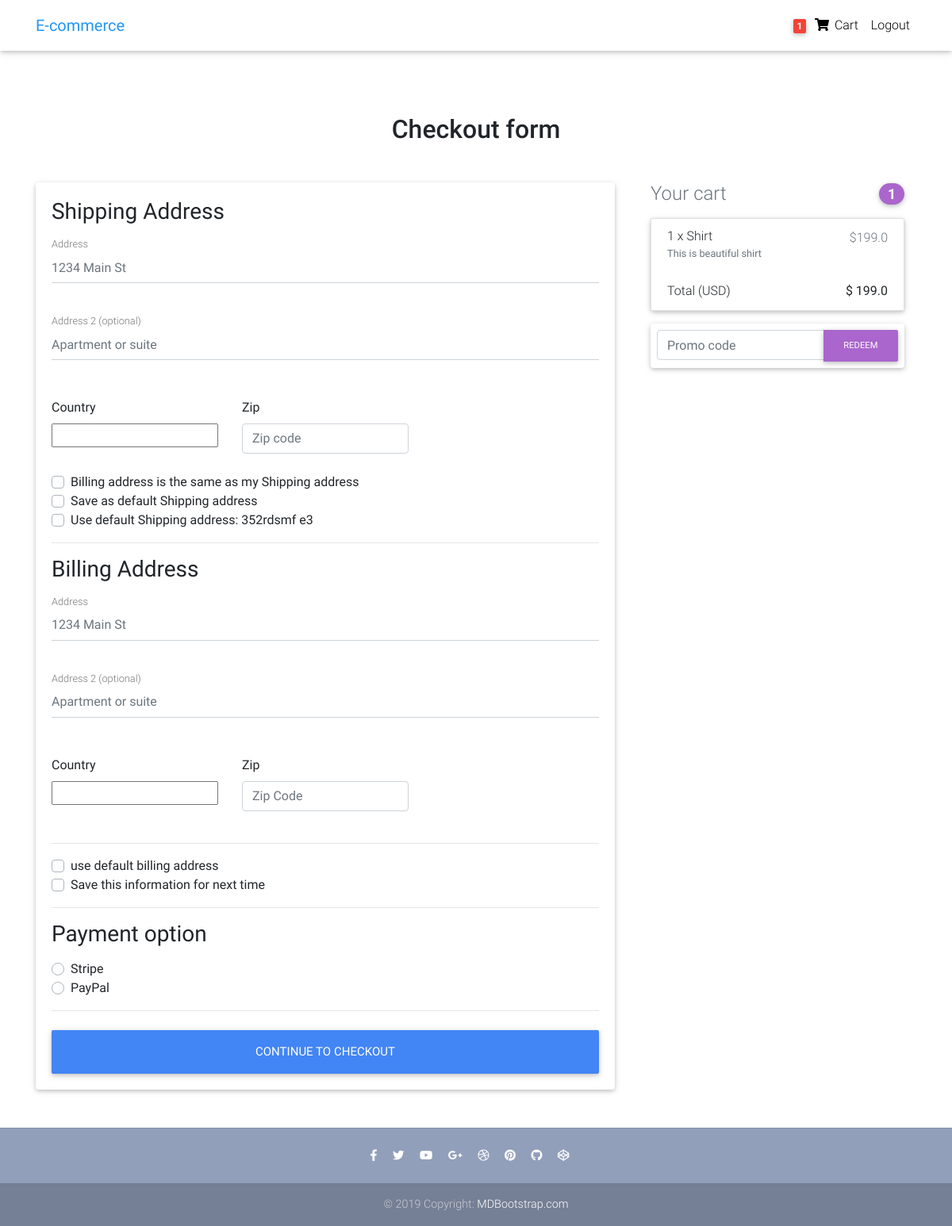
/checkout/ (signed in), run on an earlier commit of the app's database.
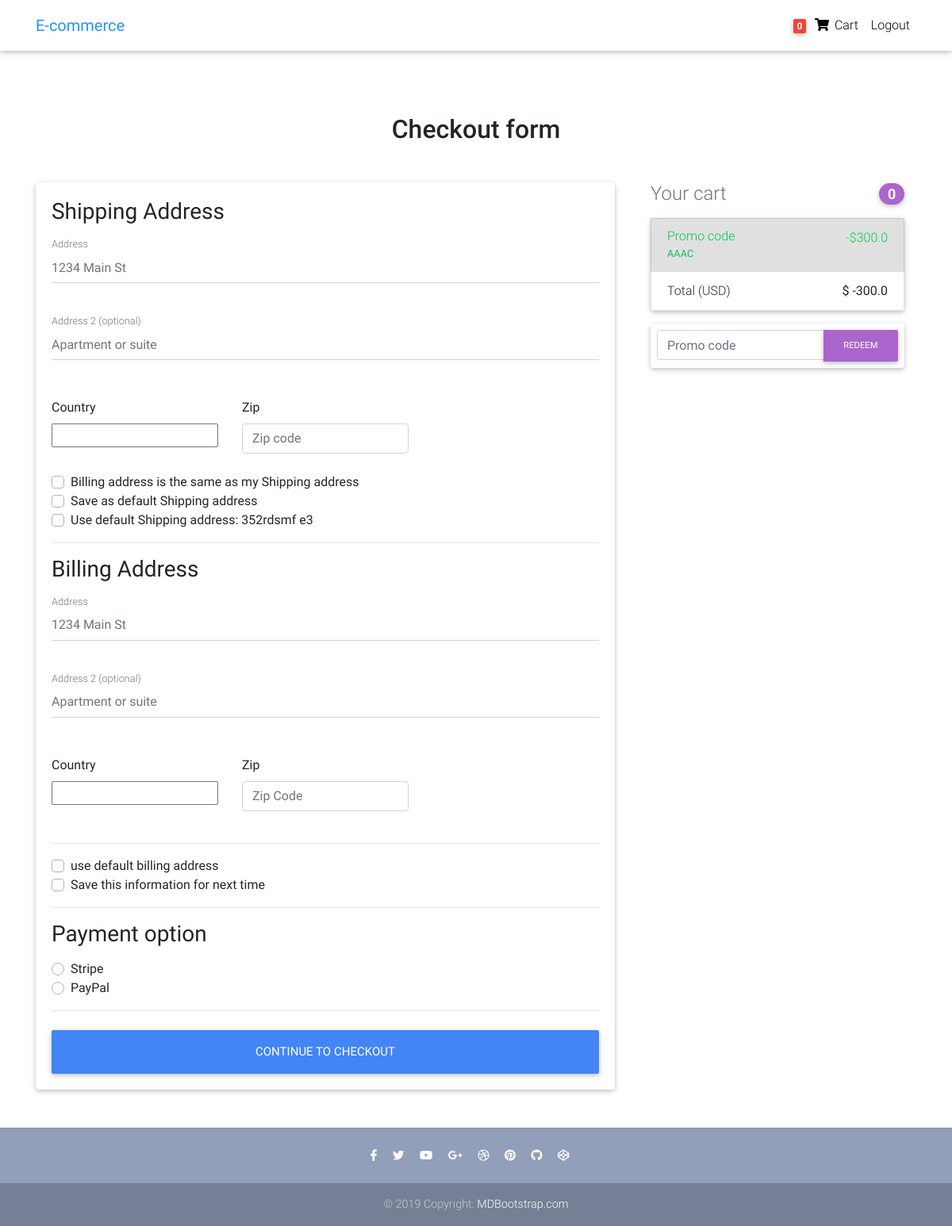
And on a later commit of the database.
### core/models.py (models this page shows, shortened)
class Order(models.Model):
    user = models.ForeignKey(settings.AUTH_USER_MODEL, on_delete=models.CASCADE)
    ref_code = models.CharField(max_length=20)
    items = models.ManyToManyField(OrderItem)
    start_date = models.DateTimeField(auto_now_add=True)
    ordered_date = models.DateTimeField()
    ordered = models.BooleanField(default=False)
    billing_address = models.ForeignKey(
        'Address', related_name='billing_address' ,on_delete=models.SET_NULL, blank=True, null=True)
    shipping_address = models.ForeignKey(
        'Address',  related_name='shipping_address', on_delete=models.SET_NULL, blank=True, null=True)
    payment = models.ForeignKey(
        'Payment', on_delete=models.SET_NULL, blank=True, null=True)
    coupon = models.ForeignKey(
        'Coupon', on_delete=models.SET_NULL, blank=True, null=True)
    being_delivered = models.BooleanField(default=False)
    received = models.BooleanField(default=False)
    refund_requested = models.BooleanField(default=False)
    refund_granted = models.BooleanField(default=False)
    def get_total(self):
        total = 0
        for order_item in self.items.all():
            total += order_item.get_final_price()
        if self.coupon:
            total -= self.coupon.amount
        return total

class OrderItem(models.Model):
    user = models.ForeignKey(settings.AUTH_USER_MODEL, on_delete=models.CASCADE)
    ordered = models.BooleanField(default=False)
    item = models.ForeignKey(Item, on_delete=models.CASCADE)
    quantity = models.IntegerField(default=1)
    def get_total_item_discount_price(self):
        return self.quantity * self.item.discount_price
    def get_final_price(self):
        if self.item.discount_price:
            return self.get_total_item_discount_price()
        return self.get_total_item_price()

class Item(models.Model):
    title = models.CharField(max_length=100)
    price = models.FloatField()
    discount_price = models.FloatField(blank=True, null=True)
    category = models.CharField(choices=CATEGORY_CHOICES, max_length=2)
    label = models.CharField(choices=LABEL_CHOICES, max_length=1)
    slug = models.SlugField()
    description = models.TextField()
    image = models.ImageField()

class Coupon(models.Model):
    code = models.CharField(max_length=15)
    amount = models.FloatField()

### core/views.py (the view, shortened to what this page needs)
# urls.py: path("checkout/", views.CheckoutView.as_view(), name="checkout"),
class CheckoutView(View):
    def get(self, *args, **kwargs):
        try:
            order = Order.objects.get(user=self.request.user, ordered=False)
            form = CheckoutForm()
            context = {
                'form': form,
                'couponform': CouponForm(),
                'order': order,
                'DISPLAY_COUPON_FROM': True,
             }
            shipping_address_qs = Address.objects.filter(
                user = self.request.user,
                address_type="S",
                default=True
            )
            if shipping_address_qs.exists():
                context.update({'default_shipping_address': shipping_address_qs[0]})
            billing_address_qs = Address.objects.filter(
                user = self.request.user,
                address_type="B",
                default=True
            )
            if billing_address_qs.exists():
                context.update({'default_billing_address': billing_address_qs[0]})
            return render(self.request, 'core/checkout-page.html', context)
        except ObjectDoesNotExist:
            messages.info(self.request, "You don't have active order")
            return redirect("core:checkout")

### core/forms.py
class CheckoutForm(forms.Form):
    shipping_address = forms.CharField(required=False)
    shipping_address2 = forms.CharField(required=False)
    shipping_country = CountryField(blank_label='(select country)').formfield(
        required=False,
        widget=CountrySelectWidget(
            attrs={'class': 'custom-select d-block w-100'}
            ))
    shipping_zip = forms.CharField(required=False)
    same_billing_address = forms.BooleanField(required=False)
    set_default_shipping = forms.BooleanField(required=False)
    use_default_shipping = forms.BooleanField(required=False)
    billing_address = forms.CharField(required=False)
    billing_address2 = forms.CharField(required=False)
    billing_country = CountryField(blank_label='(select country)').formfield(
        required=False,
        widget=CountrySelectWidget(
            attrs={'class': 'custom-select d-block w-100'}
            ))
    billing_zip = forms.CharField(required=False)
    set_default_billing = forms.BooleanField(required=False)
    use_default_billing = forms.BooleanField(required=False)
    payment_option = forms.ChoiceField(widget=forms.RadioSelect, choices=PAYMENT_CHOICES)

### core/templates/core/checkout-page.html (shortened to what the changed rows need)
{% extends 'core/base.html' %}
{% block content %}
{% load crispy_forms_tags %}
  <main>
    <div class="container wow fadeIn">
      <h2 class="my-5 h2 text-center">Checkout form</h2>
      <div class="row">
        <div class="col-md-8 mb-4">
          <div class="card">
            <form method="POST" class="card-body">
              <div class="d-block my-3">
              {% for value, name in form.fields.payment_option.choices %}
                <div class="custom-control custom-radio">
                  <label class="custom-control-label" for="{{ name }}">{{ name }}</label>
                </div>
                {% endfor %}
              </div>
            </form>
          </div>
        </div>
        <div class="col-md-4 mb-4">
          {% include 'core/order_snippet.html' %}
        </div>
      </div>
    </div>
  </main>
{% endblock %}

### core/templates/core/navbar.html (shortened to what this page needs)
 {% load cart_template_tags %}
  <nav class="navbar fixed-top navbar-expand-lg navbar-light white scrolling-navbar">
    <div class="container">
      <a class="navbar-brand waves-effect" href="{% url 'core:home' %}">
        <strong class="blue-text">E-commerce</strong>
      </a>
      <div class="collapse navbar-collapse" id="navbarSupportedContent">
        <ul class="navbar-nav nav-flex-icons">
          {% if request.user.is_authenticated %}
          <li class="nav-item">
            <a href="{% url 'core:order-summary' %}" class="nav-link waves-effect">
              <span class="badge red z-depth-1 mr-1"> {{request.user | cart_item_count}} </span>
              <i class="fas fa-shopping-cart"></i>
              <span class="clearfix d-none d-sm-inline-block"> Cart </span>
            </a>
            <li class="nav-item">
            <a class="nav-link waves-effect", href="{% url 'account_logout' %}">
              <span class="clearfix d-none d-sm-inline-block"> Logout </span>
            </a>
          </li>
          </li>
          {% endif %}
        </ul>
      </div>
    </div>
  </nav>

### core/templates/core/order_snippet.html (shortened to what this page needs)
<div class="col-md-12 mb-4">
        <h4 class="d-flex justify-content-between align-items-center mb-3">
        <span class="text-muted">Your cart</span>
        <span class="badge badge-secondary badge-pill">{{ order.items.count }}</span>
        </h4>
        <ul class="list-group mb-3 z-depth-1">
        {% for order_item in order.items.all %}
        <li class="list-group-item d-flex justify-content-between lh-condensed">
            <div>
            <h6 class="my-0">{{order_item.quantity}} x {{ order_item.item.title }}</h6>
            <small class="text-muted">{{ order_item.item.description }}</small>
            </div>
            <span class="text-muted">${{ order_item.get_final_price }}</span>
        </li>
        {% endfor %}
        {% if order.get_total < 0 %}
            {% if order.coupon %}
            <li class="list-group-item d-flex justify-content-between bg-light">
                <div class="text-success">
                <h6 class="my-0">Promo code</h6>
                <small>{{ order.coupon.code }}</small>
                </div>
                <span class="text-success">-${{ order.coupon.amount }}</span>
            </li>
            {% endif %}
        {% endif %}
        <li class="list-group-item d-flex justify-content-between">
            <span>Total (USD)</span>
            <strong>$ {{ order.get_total }}</strong>
        </li>
        </ul>
        {% if DISPLAY_COUPON_FROM %}
            <form class="card p-2" action={% url 'core:add-coupon' %} method="POST">
                <div class="input-group">
                    {{ couponform.code }}
                    <div class="input-group-append">
                    <button class="btn btn-secondary btn-md waves-effect m-0" type="submit">Redeem</button>
                    </div>
                </div>
            </form>
        {% endif %}
</div>

What changed in the data, as far as the page shows it:
no longer on this page (row edited): OrderItem: quantity "1", item "Shirt", item.description "This is beautiful shirt", get_final_price "199.0"
changed Order: items.count "1" → "0"; coupon_id empty → 10 (drawn); coupon.code (not shown) → "AAAC"; coupon.amount (not shown) → "300.0"; get_total "199.0" → "-300.0"
Also different on the page:
{{ request.user | cart_item_count }}: "1" → "0"
text now shown: "Promo code -$"
